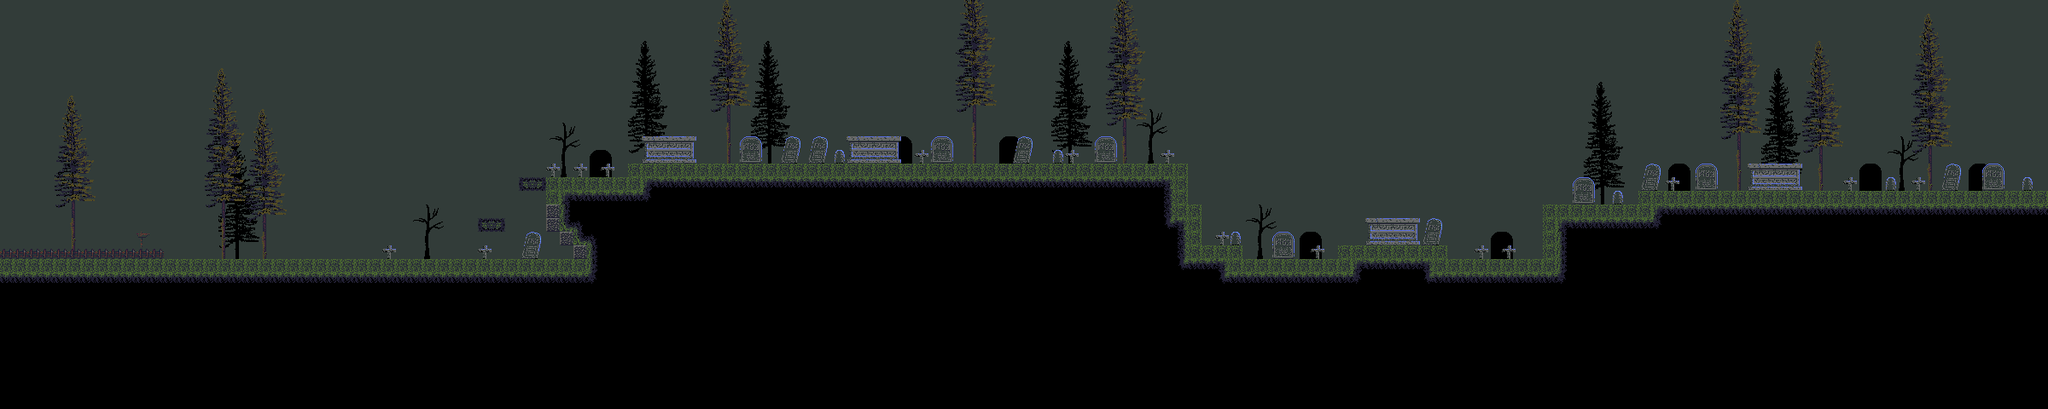

A 2D game scene composited from a Tiled map and its tileset images. What follows is a short description and the map's XML, with each tile layer's data collapsed to a summary:
An orthogonal 150x30 tile map with 16x16 px tiles, 4 tile layers (SilhouetteLayer, BackgroundLayer, GameLayer, ForegroundLayer) and 28 objects (25x enemySpawn, 2x spawn, sign).

<map version="1.0" orientation="orthogonal" renderorder="left-up" width="150" height="30" tilewidth="16" tileheight="16" backgroundcolor="#323c39" nextobjectid="64">
 <properties>
  <property name="background" value="Elminas_background.png" />
  <property name="backgroundHeight" value="0" />
  <property name="drainRate" value="6" />
  <property name="exitLeft" value="flowerspring_01.tmx" />
  <property name="exitRight" value="flowerspring_graveyard_02.tmx" />
  <property name="spawnLeft" value="playerSpawnRight" />
  <property name="spawnRight" value="playerSpawnLeft" />
 </properties>
 <tileset firstgid="1" name="Elminas_tileset" tilewidth="16" tileheight="16">
  <image source="../graphics/levels/Elminas_tileset.png" trans="ff00ff" width="512" height="512" />
  <terraintypes>
   <terrain name="grass" tile="-1" />
   <terrain name="theothergrass" tile="-1" />
   <terrain name="foliage" tile="-1" />
   <terrain name="folisilo" tile="-1" />
  </terraintypes>
  <tile id="1" terrain=",,,0" />
  <tile id="2" terrain=",,0," />
  <tile id="4" terrain=",,,1" />
  <tile id="5" terrain=",,1," />
  <tile id="18" terrain=",,,2" />
  <tile id="20" terrain=",,2," />
  <tile id="26" terrain=",,,3" />
  <tile id="28" terrain=",,3," />
  <tile id="32" terrain=",,0,0" />
  <tile id="33" terrain=",0,0,0" />
  <tile id="34" terrain="0,,0,0" />
  <tile id="35" terrain=",,1,1" />
  <tile id="36" terrain=",1,1,1" />
  <tile id="37" terrain="1,,1,1" />
  <tile id="49" terrain=",,2,2" />
  <tile id="50" terrain=",2,2,2" />
  <tile id="51" terrain="2,2,2,2" />
  <tile id="52" terrain="2,,2,2" />
  <tile id="57" terrain=",,3,3" />
  <tile id="58" terrain=",3,3,3" />
  <tile id="59" terrain="3,3,3,3" />
  <tile id="60" terrain="3,,3,3" />
  <tile id="64" terrain="0,0,," />
  <tile id="65" terrain="0,0,,0" />
  <tile id="66" terrain="0,0,0," />
  <tile id="67" terrain="1,1,," />
  <tile id="68" terrain="1,1,,1" />
  <tile id="69" terrain="1,1,1," />
  <tile id="82" terrain="2,2,,2" />
  <tile id="84" terrain="2,2,2," />
  <tile id="90" terrain="3,3,,3" />
  <tile id="92" terrain="3,3,3," />
  <tile id="97" terrain=",0,,0" />
  <tile id="98" terrain="0,,0," />
  <tile id="100" terrain=",1,,1" />
  <tile id="101" terrain="1,,1," />
  <tile id="114" terrain=",2,,2" />
  <tile id="116" terrain="2,,2," />
  <tile id="122" terrain=",3,,3" />
  <tile id="124" terrain="3,,3," />
  <tile id="129" terrain=",0,," />
  <tile id="130" terrain="0,,," />
  <tile id="132" terrain=",1,," />
  <tile id="133" terrain="1,,," />
  <tile id="145" terrain="2,2,," />
  <tile id="146" terrain=",2,," />
  <tile id="148" terrain="2,,," />
  <tile id="153" terrain="3,3,," />
  <tile id="154" terrain=",3,," />
  <tile id="156" terrain="3,,," />
  <tile id="160" terrain="0,0,0,0" />
  <tile id="163" terrain="1,1,1,1" />
 </tileset>
 <layer name="SilhouetteLayer" width="150" height="30">
  <data>[4500 cells, 258 non-empty, 47 distinct tile ids]</data>
 </layer>
 <layer name="BackgroundLayer" width="150" height="30">
  <data>[4500 cells, 370 non-empty, 42 distinct tile ids]</data>
 </layer>
 <layer name="GameLayer" width="150" height="30">
  <data>[4500 cells, 2199 non-empty, 20 distinct tile ids]</data>
 </layer>
 <layer name="ForegroundLayer" width="150" height="30">
  <data>[4500 cells, 12 non-empty, 1 distinct tile ids]</data>
 </layer>
 <objectgroup name="Triggers">
  <object id="43" name="grave_01" type="sign" x="610.667" y="265" width="23.3333" height="40">
   <properties>
    <property name="text" value="He lived but then died" />
   </properties>
  </object>
 </objectgroup>
 <objectgroup name="Actors">
  <object id="25" name="playerSpawnLeft" type="spawn" x="7.33333" y="298">
   <ellipse />
  </object>
  <object id="30" name="enemySpawn_05" type="enemySpawn" x="2187.33" y="215">
   <properties>
    <property name="amount" value="1" />
    <property name="enemyType" value="eliteskeleton" />
   </properties>
   <ellipse />
  </object>
  <object id="31" name="enemySpawn_06" type="enemySpawn" x="1739.33" y="296.333">
   <properties>
    <property name="amount" value="1" />
    <property name="enemyType" value="eliteskeleton" />
   </properties>
   <ellipse />
  </object>
  <object id="32" name="enemySpawn_07" type="enemySpawn" x="1775.16" y="298.334">
   <properties>
    <property name="amount" value="1" />
    <property name="enemyType" value="eliteskeleton" />
   </properties>
   <ellipse />
  </object>
  <object id="33" name="enemySpawn_08" type="enemySpawn" x="1370" y="121">
   <properties>
    <property name="amount" value="1" />
    <property name="enemyType" value="ghost" />
   </properties>
   <ellipse />
  </object>
  <object id="37" name="enemySpawn_12" type="enemySpawn" x="392.333" y="249.667">
   <properties>
    <property name="amount" value="1" />
    <property name="enemyType" value="banshee" />
   </properties>
   <ellipse />
  </object>
  <object id="38" name="enemySpawn_13" type="enemySpawn" x="417.999" y="262.666">
   <properties>
    <property name="amount" value="1" />
    <property name="enemyType" value="banshee" />
   </properties>
   <ellipse />
  </object>
  <object id="39" name="enemySpawn_14" type="enemySpawn" x="500.667" y="295.333">
   <properties>
    <property name="amount" value="1" />
    <property name="enemyType" value="vampire" />
   </properties>
   <ellipse />
  </object>
  <object id="44" name="playerSpawnRight" type="spawn" x="2393.67" y="215.667">
   <ellipse />
  </object>
  <object id="45" name="enemySpawn_01" type="enemySpawn" x="2075.33" y="185.667">
   <properties>
    <property name="amount" value="1" />
    <property name="enemyType" value="vampire" />
   </properties>
   <ellipse />
  </object>
  <object id="46" name="enemySpawn_02" type="enemySpawn" x="1834" y="234.333">
   <properties>
    <property name="amount" value="1" />
    <property name="enemyType" value="vampire" />
   </properties>
   <ellipse />
  </object>
  <object id="47" name="enemySpawn_03" type="enemySpawn" x="1542" y="297.667">
   <properties>
    <property name="amount" value="1" />
    <property name="enemyType" value="werewolf" />
   </properties>
   <ellipse />
  </object>
  <object id="48" name="enemySpawn_04" type="enemySpawn" x="1294.67" y="185">
   <properties>
    <property name="amount" value="1" />
    <property name="enemyType" value="werewolf" />
   </properties>
   <ellipse />
  </object>
  <object id="49" name="enemySpawn_15" type="enemySpawn" x="1032.33" y="152.334">
   <properties>
    <property name="amount" value="1" />
    <property name="enemyType" value="werewolf" />
   </properties>
   <ellipse />
  </object>
  <object id="50" name="enemySpawn_16" type="enemySpawn" x="1877" y="233">
   <properties>
    <property name="amount" value="1" />
    <property name="enemyType" value="werewolf" />
   </properties>
   <ellipse />
  </object>
  <object id="51" name="enemySpawn_17" type="enemySpawn" x="793.332" y="153.334">
   <properties>
    <property name="amount" value="1" />
    <property name="enemyType" value="werewolf" />
   </properties>
   <ellipse />
  </object>
  <object id="52" name="enemySpawn_18" type="enemySpawn" x="903.666" y="183.667">
   <properties>
    <property name="amount" value="1" />
    <property name="enemyType" value="construct" />
   </properties>
   <ellipse />
  </object>
  <object id="53" name="enemySpawn_19" type="enemySpawn" x="1639" y="280.333">
   <properties>
    <property name="amount" value="1" />
    <property name="enemyType" value="construct" />
   </properties>
   <ellipse />
  </object>
  <object id="54" name="enemySpawn_20" type="enemySpawn" x="1141.33" y="63">
   <properties>
    <property name="amount" value="1" />
    <property name="enemyType" value="giantbat" />
   </properties>
   <ellipse />
  </object>
  </objectgroup>
</map>
<!-- 8 of 28 objects omitted -->
